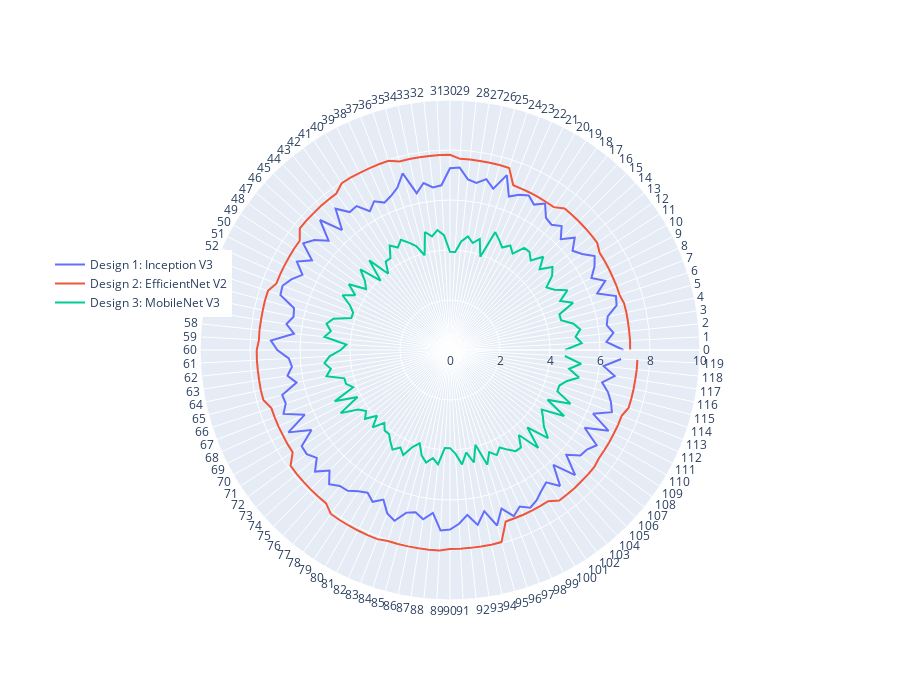

The code cell stored with this chart in its notebook:
### Code cell
## Creating radar graph

iterations = [str(i) for i in range(120)]

#design 1
data1=go.Scatterpolar(
      r=design1,
      theta=iterations,
      # fill='toself',
      name='Design 1: Inception V3',
)

#design 2
data2=go.Scatterpolar(
      r=design2,
      theta=iterations,
      # fill='toself',
      name='Design 2: EfficientNet V2'
)

#design 3
data3 = go.Scatterpolar(
      r=design3,
      theta=iterations,
      # fill='toself',
      name='Design 3: MobileNet V3'
)

datas = [data1,data2,data3]

# #customization of chart
# fig.update_layout(
#   polar=dict(
#     radialaxis=dict(
#       visible=True,
#       range=[1, 10]
#     )),
#   showlegend=False
# )

layout = go.Layout(
        plot_bgcolor='rgba(0,0,0,0)',
        legend=dict(
            x=0,
            y=0.7,
            traceorder='normal',
            font=dict(
                size=12,),
        ),
    annotations=[
        dict(
            x=0,
            y=0.75,
            xref='paper',
            yref='paper',
            text='',
            showarrow=False
        )
    ],
    autosize=False,
    width=900,
    height=700,
    margin=dict(
        l=50,
        r=50,
        b=100,
        t=100,
        pad=4
    ),
)

fig = go.Figure(data = datas, layout=layout)

fig.update_polars(radialaxis=dict(range=[0, 10]))

fig.show()

### Figure 1 — Plotly figure (JSON) as saved in the notebook; plotly's stock layout.template omitted (floating-point values rounded to 4 significant figures)
{"data": [{"name": "Design 1: Inception V3", "r": [6.94, 6.265, 6.573, 6.348, 6.449, 6.899, 6.982, 6.307, 6.798, 6.348, 6.674, 6.899, 6.532, 6.307, 6.715, 6.265, 6.674, 6.449, 6.532, 6.982, 6.715, 6.94, 6.798, 6.573, 7.354, 6.679, 6.987, 6.762, 6.863, 7.313, 7.271, 6.596, 6.537, 6.762, 6.413, 7.313, 6.821, 6.596, 6.454, 6.679, 6.413, 6.863, 6.821, 7.271, 6.454, 7.354, 6.537, 6.987, 7.257, 6.582, 7.074, 6.624, 6.95, 7.175, 7.133, 6.458, 6.399, 6.624, 6.275, 7.175, 6.908, 6.458, 6.357, 6.582, 6.275, 6.95, 6.908, 7.133, 6.357, 7.257, 6.399, 7.074, 7.083, 6.858, 7.267, 6.817, 7.226, 7.001, 6.959, 6.734, 6.592, 6.817, 6.551, 7.001, 7.184, 6.734, 6.633, 6.858, 6.551, 7.226, 7.184, 6.959, 6.633, 7.083, 6.592, 7.267, 6.67, 7.12, 6.853, 7.078, 6.936, 6.711, 6.546, 6.996, 6.178, 7.078, 6.261, 6.711, 6.771, 6.996, 6.22, 7.12, 6.261, 6.936, 6.771, 6.546, 6.22, 6.67, 6.178, 6.853], "theta": ["0", "1", "2", "3", "4", "5", "6", "7", "8", "9", "10", "11", "12", "13", "14", "15", "16", "17", "18", "19", "20", "21", "22", "23", "24", "25", "26", "27", "28", "29", "30", "31", "32", "33", "34", "35", "36", "37", "38", "39", "40", "41", "42", "43", "44", "45", "46", "47", "48", "49", "50", "51", "52", "53", "54", "55", "56", "57", "58", "59", "60", "61", "62", "63", "64", "65", "66", "67", "68", "69", "70", "71", "72", "73", "74", "75", "76", "77", "78", "79", "80", "81", "82", "83", "84", "85", "86", "87", "88", "89", "90", "91", "92", "93", "94", "95", "96", "97", "98", "99", "100", "101", "102", "103", "104", "105", "106", "107", "108", "109", "110", "111", "112", "113", "114", "115", "116", "117", "118", "119"], "type": "scatterpolar"}, {"name": "Design 2: EfficientNet V2", "r": [7.206, 7.212, 7.206, 7.208, 7.212, 7.208, 7.131, 7.137, 7.131, 7.135, 7.137, 7.135, 7.281, 7.283, 7.281, 7.285, 7.283, 7.285, 7.062, 7.058, 7.062, 7.06, 7.058, 7.06, 7.656, 7.662, 7.656, 7.658, 7.662, 7.658, 7.806, 7.812, 7.806, 7.804, 7.812, 7.804, 7.956, 7.958, 7.956, 7.954, 7.958, 7.954, 7.737, 7.733, 7.737, 7.729, 7.733, 7.729, 7.431, 7.437, 7.431, 7.435, 7.437, 7.435, 7.656, 7.662, 7.656, 7.654, 7.662, 7.654, 7.731, 7.735, 7.731, 7.729, 7.735, 7.729, 7.512, 7.51, 7.512, 7.504, 7.51, 7.504, 7.881, 7.883, 7.881, 7.885, 7.883, 7.885, 8.106, 8.108, 8.106, 8.104, 8.108, 8.104, 8.031, 8.035, 8.031, 8.029, 8.035, 8.029, 7.958, 7.96, 7.958, 7.954, 7.96, 7.954, 7.212, 7.208, 7.212, 7.21, 7.208, 7.21, 7.437, 7.433, 7.437, 7.429, 7.433, 7.429, 7.362, 7.36, 7.362, 7.354, 7.36, 7.354, 7.508, 7.51, 7.508, 7.504, 7.51, 7.504], "theta": ["0", "1", "2", "3", "4", "5", "6", "7", "8", "9", "10", "11", "12", "13", "14", "15", "16", "17", "18", "19", "20", "21", "22", "23", "24", "25", "26", "27", "28", "29", "30", "31", "32", "33", "34", "35", "36", "37", "38", "39", "40", "41", "42", "43", "44", "45", "46", "47", "48", "49", "50", "51", "52", "53", "54", "55", "56", "57", "58", "59", "60", "61", "62", "63", "64", "65", "66", "67", "68", "69", "70", "71", "72", "73", "74", "75", "76", "77", "78", "79", "80", "81", "82", "83", "84", "85", "86", "87", "88", "89", "90", "91", "92", "93", "94", "95", "96", "97", "98", "99", "100", "101", "102", "103", "104", "105", "106", "107", "108", "109", "110", "111", "112", "113", "114", "115", "116", "117", "118", "119"], "type": "scatterpolar"}, {"name": "Design 3: MobileNet V3", "r": [4.6, 5.275, 5.05, 5.275, 5.05, 4.6, 4.6, 5.275, 4.825, 5.275, 4.825, 4.6, 5.05, 5.275, 4.825, 5.275, 4.825, 5.05, 5.05, 4.6, 4.825, 4.6, 4.825, 5.05, 3.925, 4.6, 4.375, 4.6, 4.375, 3.925, 3.925, 4.6, 4.825, 4.6, 4.825, 3.925, 4.375, 4.6, 4.825, 4.6, 4.825, 4.375, 4.375, 3.925, 4.825, 3.925, 4.825, 4.375, 4.15, 4.825, 4.375, 4.825, 4.375, 4.15, 4.15, 4.825, 5.05, 4.825, 5.05, 4.15, 4.375, 4.825, 5.05, 4.825, 5.05, 4.375, 4.375, 4.15, 5.05, 4.15, 5.05, 4.375, 4.15, 4.375, 3.925, 4.375, 3.925, 4.15, 4.15, 4.375, 4.6, 4.375, 4.6, 4.15, 3.925, 4.375, 4.6, 4.375, 4.6, 3.925, 3.925, 4.15, 4.6, 4.15, 4.6, 3.925, 4.825, 4.375, 4.6, 4.375, 4.6, 4.825, 4.825, 4.375, 5.275, 4.375, 5.275, 4.825, 4.6, 4.375, 5.275, 4.375, 5.275, 4.6, 4.6, 4.825, 5.275, 4.825, 5.275, 4.6], "theta": ["0", "1", "2", "3", "4", "5", "6", "7", "8", "9", "10", "11", "12", "13", "14", "15", "16", "17", "18", "19", "20", "21", "22", "23", "24", "25", "26", "27", "28", "29", "30", "31", "32", "33", "34", "35", "36", "37", "38", "39", "40", "41", "42", "43", "44", "45", "46", "47", "48", "49", "50", "51", "52", "53", "54", "55", "56", "57", "58", "59", "60", "61", "62", "63", "64", "65", "66", "67", "68", "69", "70", "71", "72", "73", "74", "75", "76", "77", "78", "79", "80", "81", "82", "83", "84", "85", "86", "87", "88", "89", "90", "91", "92", "93", "94", "95", "96", "97", "98", "99", "100", "101", "102", "103", "104", "105", "106", "107", "108", "109", "110", "111", "112", "113", "114", "115", "116", "117", "118", "119"], "type": "scatterpolar"}], "layout": {"annotations": [{"showarrow": false, "text": "", "x": 0, "xref": "paper", "y": 0.75, "yref": "paper"}], "autosize": false, "height": 700, "legend": {"font": {"size": 12}, "traceorder": "normal", "x": 0, "y": 0.7}, "margin": {"b": 100, "l": 50, "pad": 4, "r": 50, "t": 100}, "plot_bgcolor": "rgba(0,0,0,0)", "polar": {"radialaxis": {"range": [0, 10]}}, "width": 900}}
